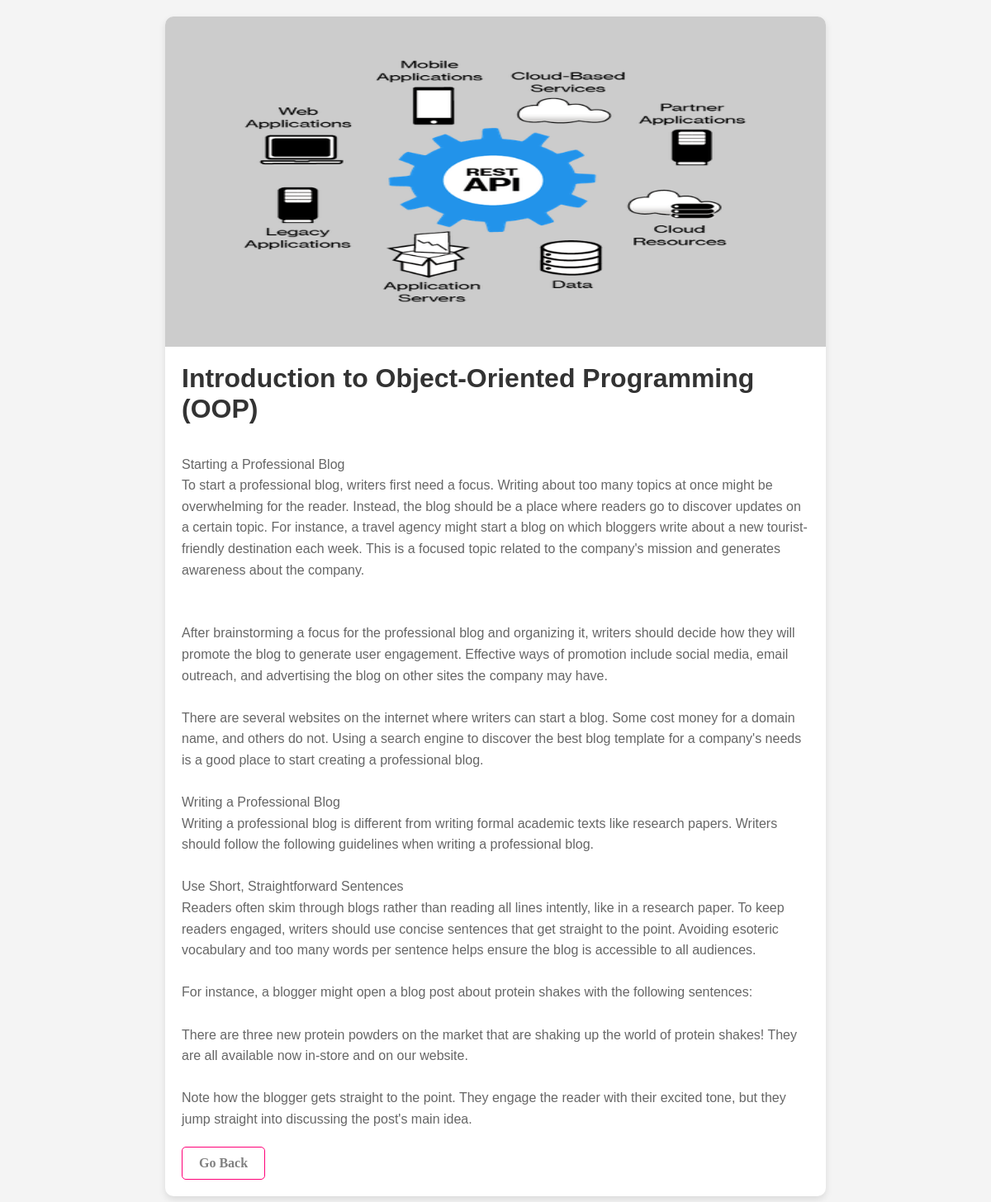
/blog/blogDetails/1/, run on an earlier commit of the app's database.
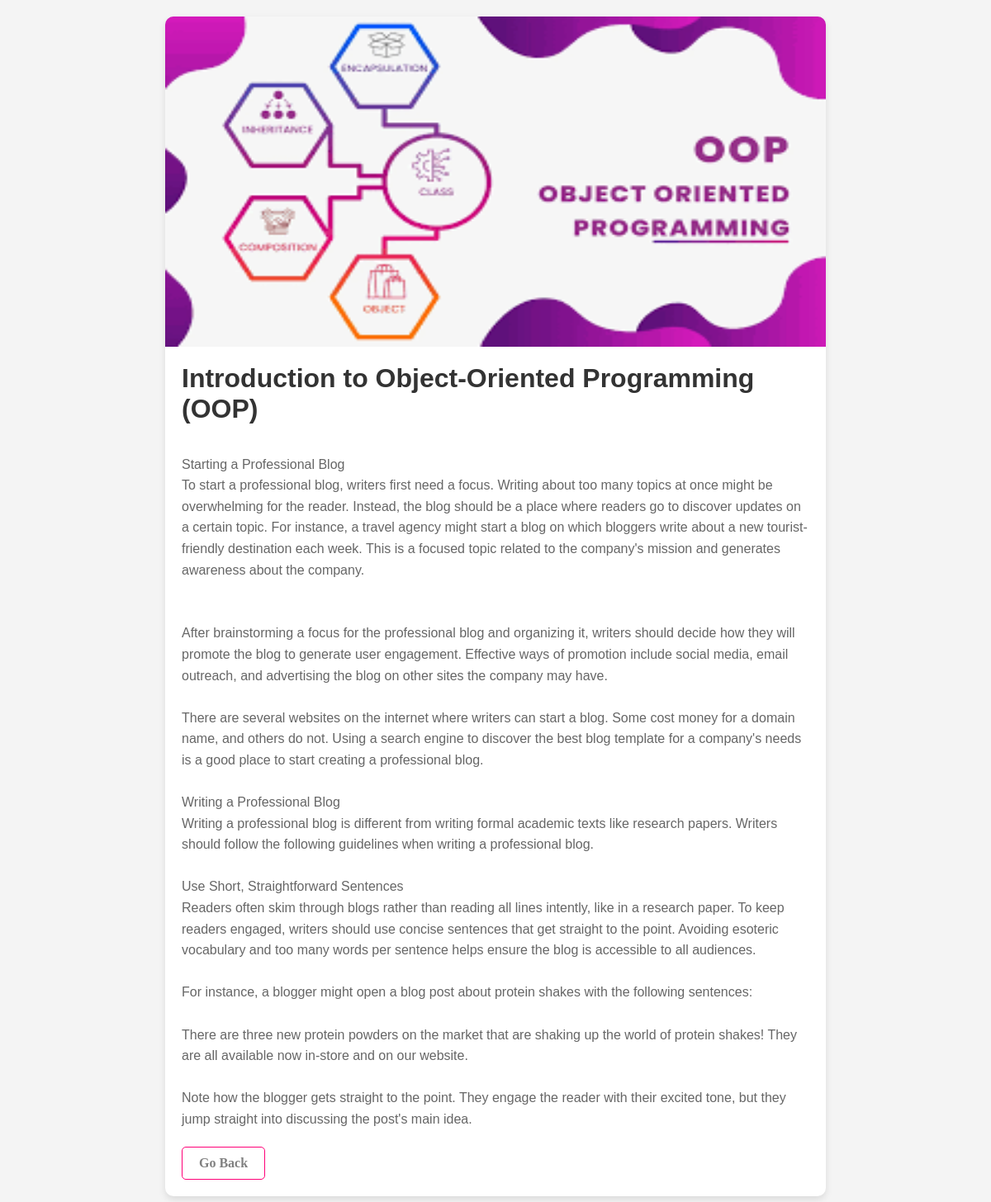
And on a later commit of the database.
### Blogs/models.py (models this page shows, shortened)
class BlogModel(models.Model):
    title = models.CharField(max_length=300)
    image = models.ImageField(upload_to="blog/photos", null=True, blank=True)
    description = models.TextField(max_length=10000, null=True, blank=True)

### Blogs/views.py (the view)
# urls.py: path("blogDetails/<int:id>/", views.blog, name="blog")
def blog(request, id):
    blog = BlogModel.objects.get(id = id)
    return render(request, "blogDetails.html", {"blog":blog,})

### Blogs/templates/blogDetails.html (shortened to what this page needs)
<!DOCTYPE html>
<html lang="en">
<head>
</head>
<body>
    <div class="blog-container">
        <div class="blog-image">
            <img src="{{blog.image.url}}" alt="">
        </div>
        <div class="blog-content">
            <h1 class="blog-title">{{blog.title}}</h1>
            <p class="blog-description" style="white-space: pre-line; line-height: 1.6; margin-bottom: 10px;">
                {{blog.description}}
            </p>
            <a href="{% url 'home' %}" class="go-back-link">Go Back</a>
        </div>
    </div>
</body>
</html>

### Blogs/templates/blogDetails.html (style rules this page uses)
* { margin: 0; padding: 0; box-sizing: border-box; font-family: Arial, sans-serif; }
body { background-color: #f4f4f4; display: flex; justify-content: center; align-items: center; min-height: 100vh; padding: 20px; }
.blog-container { background: #fff; box-shadow: 0 4px 8px rgba(0, 0, 0, 0.1); border-radius: 10px; max-width: 800px; overflow: hidden; }
.blog-image { width: 100%; height: 400px; background-size: cover; background-position: center; background-image: url('https://via.placeholder.com/800x400'); }
.blog-image img { width: 100%; height: 100%; }
.blog-content { padding: 20px; }
.blog-title { font-size: 2rem; color: #333; margin-bottom: 10px; }
.blog-description { font-size: 1rem; color: #666; line-height: 1.6; }
.go-back-link { display: inline-block; padding: 10px 20px; color: gray; border-radius: 5px; text-decoration: none; font-size: 16px; font-weight: bold; transition: background-color 1s ease;transform 0.2s ease; color 1s ease; margin-top: 10px; font-family: poppins-bold; border:1px solid #ff0077; }

What changed in the data, as far as the page shows it:
changed BlogModel "Introduction to Object-Oriented Programming (OOP)": image: a different picture
